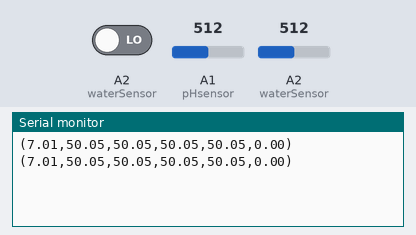
Bench run of a sketch on a simulated Arduino Nano, built with avr-gcc and run on an emulated ATmega328P. Shown: the last lines printed to the serial monitor. The test bench sets the inputs (shaded band); at power-on: A1 (pHsensor) = 512, A2 (waterSensor) = 512, A2 (waterSensor) LOW.

Above: at 1.2 s.
1.3 s: A1 (pHsensor) set to 716
At 2.6 s:
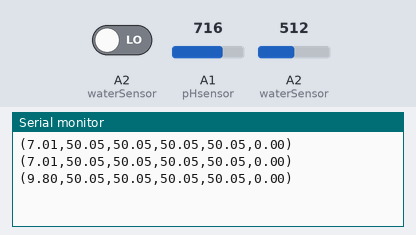
2.8 s: A2 (waterSensor) set to 716
At 3.5 s:
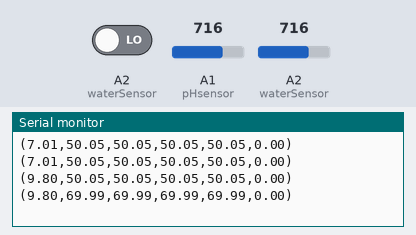
4.3 s: A2 (waterSensor) driven HIGH
At 5.6 s:
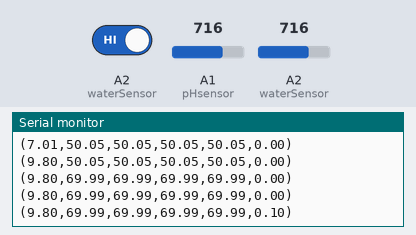
5.8 s: A1 (pHsensor) set to 900
At 6.8 s:
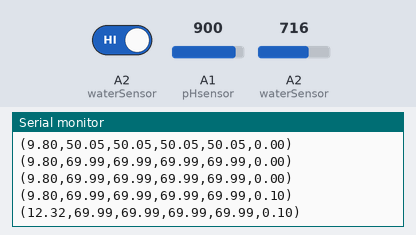
7.3 s: A2 (waterSensor) set to 900
At 8.6 s:
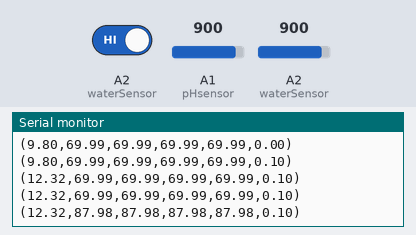
8.8 s: A2 (waterSensor) driven LOW
At 9.8 s:
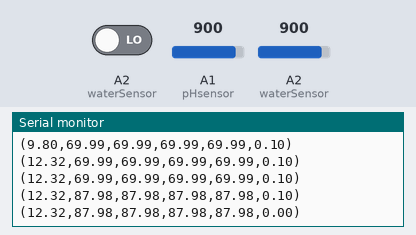
Timing chart, 0 to 11.3 s (numbered marks = the images above; inputs shaded):
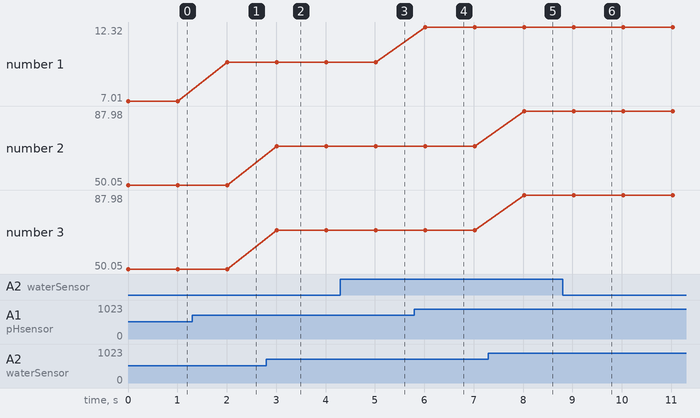

The sketch:

hydroponics.ino
```cpp
int pHsensor = A1;         // pH sensor connected to A1
int waterSensor = A2;
int temp1 = A4;
int temp2 = A5;
int temp3 = A6;
int temp4 = 13;     // MH038 water sensor connected to A2

void setup() {
  Serial.begin(9600);
  pinMode(pHsensor, INPUT);
  pinMode(waterSensor, INPUT);
  pinMode(temp1, INPUT);
  pinMode(temp2, INPUT);
  pinMode(temp3, INPUT);
  pinMode(temp4, INPUT);

}

void loop() {
  // Read pH sensor value
  int pHSensorValue = analogRead(pHsensor);
  float pHValue = pHSensorValue * (14.0 / 1023.0); // Mapping to pH scale from 0 to 14

  // Read water sensor value
  int waterSensorValue = analogRead(waterSensor);
  float waterLevel = waterSensorValue * (100.0 / 1023.0); // Mapping to water level from 0 to 100

  int temp1Value = analogRead(waterSensor);
  float temp1 = temp1Value * (100.0 / 1023.0); // Mapping to water level from 0 to 100

  int temp2Value = analogRead(waterSensor);
  float temp2 = temp2Value * (100.0 / 1023.0); // Mapping to water level from 0 to 100

  int temp3Value = analogRead(waterSensor);
  float temp3 = temp3Value * (100.0 / 1023.0); // Mapping to water level from 0 to 100


  int temp4Value = digitalRead(waterSensor);
  float temp4 = temp4Value * (100.0 / 1023.0);
  // Print values to Serial Monitor
  Serial.print("(");
  Serial.print(pHValue);
  Serial.print(",");
  Serial.print(waterLevel);
  Serial.print(",");
  Serial.print(temp1);
  Serial.print(",");
  Serial.print(temp2);
  Serial.print(",");
  Serial.print(temp3);
  Serial.print(",");
  Serial.print(temp4);
  Serial.println(")");


  delay(1000); // Delay between readings
}
```

Measured:
- after the input at 1.3 s, the serial monitor: prints a new line after 0.71 s (image 1)
- after the input at 2.8 s, the serial monitor: prints a new line after 0.21 s (image 2)
- after the input at 4.3 s, the serial monitor: prints a new line after 0.72 s (image 3)
- after the input at 5.8 s, the serial monitor: prints a new line after 0.22 s (image 4)
- after the input at 7.3 s, the serial monitor: prints a new line after 0.72 s (image 5)
- after the input at 8.8 s, the serial monitor: prints a new line after 0.23 s (image 6)
- plotted number 1: 7.01 → 9.8 after the input at 1.3 s, 9.8 → 12.32 after the input at 5.8 s
- plotted number 2: 50.05 → 69.99 after the input at 2.8 s, 69.99 → 87.98 after the input at 7.3 s
